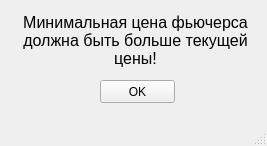
<?xml version="1.0" encoding="UTF-8"?>
<ui version="4.0">
 <class>MainWindow</class>
 <widget class="QMainWindow" name="MainWindow">
  <property name="geometry">
   <rect>
    <x>0</x>
    <y>0</y>
    <width>267</width>
    <height>146</height>
   </rect>
  </property>
  <property name="windowTitle">
   <string>Ошибка</string>
  </property>
  <property name="windowIcon">
   <iconset>
    <normaloff>../../../../../307313.png</normaloff>../../../../../307313.png</iconset>
  </property>
  <widget class="QWidget" name="centralwidget">
   <widget class="QPushButton" name="Ok_Button">
    <property name="geometry">
     <rect>
      <x>100</x>
      <y>80</y>
      <width>75</width>
      <height>23</height>
     </rect>
    </property>
    <property name="text">
     <string>OK</string>
    </property>
   </widget>
   <widget class="QLabel" name="label">
    <property name="geometry">
     <rect>
      <x>20</x>
      <y>10</y>
      <width>231</width>
      <height>61</height>
     </rect>
    </property>
    <property name="font">
     <font>
      <pointsize>12</pointsize>
     </font>
    </property>
    <property name="layoutDirection">
     <enum>Qt::LeftToRight</enum>
    </property>
    <property name="text">
     <string>Минимальная цена фьючерса должна быть больше текущей цены!</string>
    </property>
    <property name="alignment">
     <set>Qt::AlignCenter</set>
    </property>
    <property name="wordWrap">
     <bool>true</bool>
    </property>
   </widget>
  </widget>
  <widget class="QMenuBar" name="menubar">
   <property name="geometry">
    <rect>
     <x>0</x>
     <y>0</y>
     <width>267</width>
     <height>21</height>
    </rect>
   </property>
  </widget>
  <widget class="QStatusBar" name="statusbar"/>
 </widget>
 <resources/>
 <connections/>
</ui>
